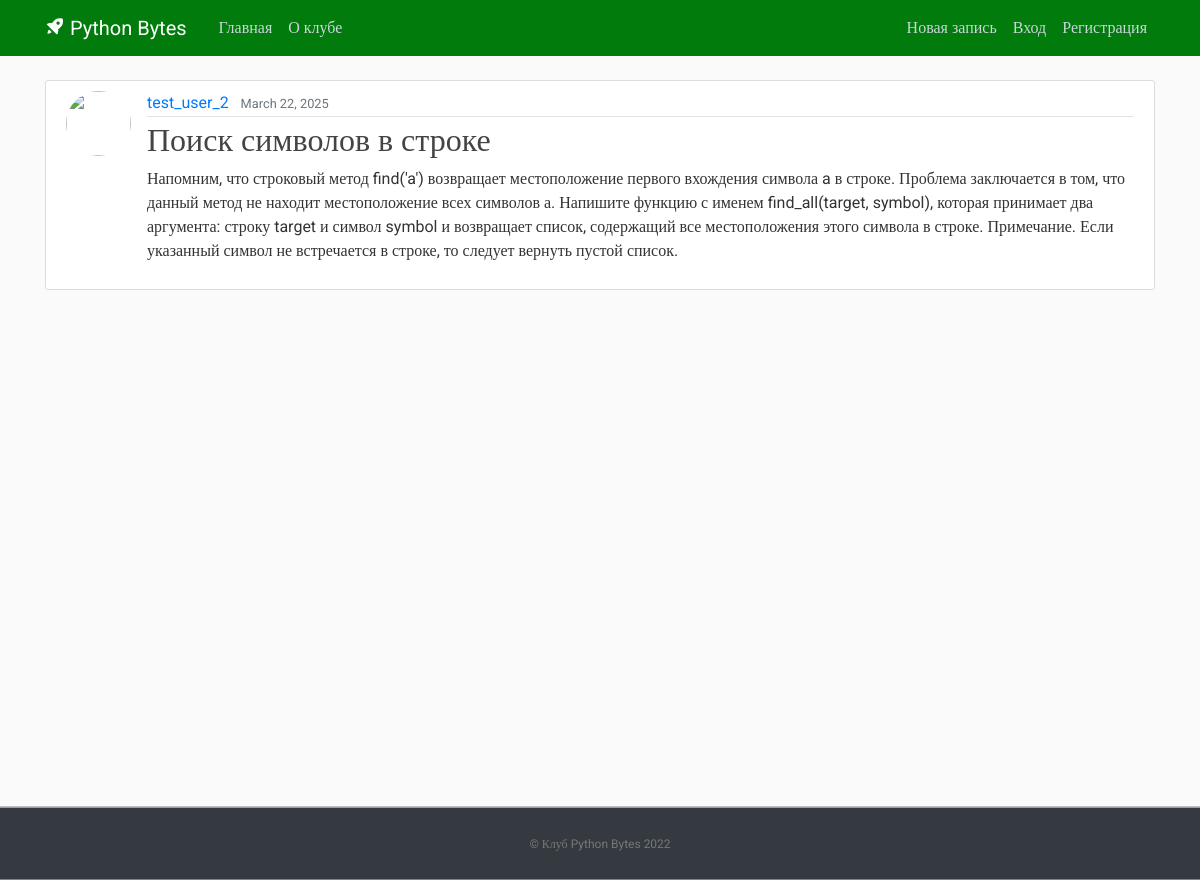
Screenshot of /post/9/ with the database file from the repository.
### blog/models.py (models this page shows, shortened)
class Post(models.Model):
    title = models.CharField(max_length=100)
    content = models.TextField()
    date_posted = models.DateTimeField(default=timezone.now)
    author = models.ForeignKey(User, on_delete=models.CASCADE)

### blog/views.py (the view)
# urls.py: path('post/<int:pk>/', PostDetailView.as_view(), name='post-detail'),
class PostDetailView(DetailView):
    model = Post

### blog/templates/blog/post_detail.html (shortened to what this page needs)
{% extends "blog/base.html" %}
{% block content %}
  <article class="media content-section">
    <img class="rounded-circle article-img" src="{{ object.author.profile.image.url }}">
    <div class="media-body">
      <div class="article-metadata">
        <a class="mr-2" href="#">{{ object.author }}</a>
        <small class="text-muted">{{ object.date_posted|date:"F d, Y" }}</small>
      </div>
      <h2 class="article-title">{{ object.title }}</h2>
      <p class="article-content">{{ object.content }}</p>
    </div>
  </article>
{% endblock content %}

### blog/templates/blog/base.html (shortened to what this page needs)
{% load static %}
<!DOCTYPE html>
<html>
<head>
     <link rel="stylesheet" href="https://maxcdn.bootstrapcdn.com/bootstrap/4.0.0/css/bootstrap.min.css">
     <link rel="stylesheet" type="text/css" href="{% static 'blog/main.css' %}">
     <link href='https://unpkg.com/boxicons@2.1.2/css/boxicons.min.css' rel='stylesheet'>
</head>
<body>
    <header class="site-header">
      <nav class="navbar navbar-expand-md navbar-dark bg-blue fixed-top">
        <div class="container">
          <a class="navbar-brand mr-4" href="{% url 'blog-home' %}"><i class='bx bxs-rocket bx-tada-hover'></i> Python Bytes</a>
          <div class="collapse navbar-collapse" id="navbarToggle">
            <div class="navbar-nav mr-auto">
              <a class="nav-item nav-link " href="{% url 'blog-home' %}">Главная</a>
              <a class="nav-item nav-link" href="{% url 'blog-about' %}">О клубе</a>
            </div>
            <div class="navbar-nav">
              <a class="nav-item nav-link" href="{% url 'post-create' %}">Новая запись</a>
              {% if user.is_authenticated %}
                <a class="nav-item nav-link" href="{% url 'profile' %}">Профиль</a>
                <form method="post" action="{% url 'logout' %}">
                  {% csrf_token %}
                  <button type="submit" class="btn btn-success">Выход</button>
                </form>
              {% else %}
                <a class="nav-item nav-link" href="{% url 'login' %}">Вход</a>
                <a class="nav-item nav-link" href="{% url 'register' %}">Регистрация</a>
              {% endif %}
            </div>
          </div>
        </div>
      </nav>
    </header>
    <main role="main" class="container">
          {% block content %}{% endblock %}
    </main>
    <footer class="text-center bg-dark">
      <p><a href="{% url 'blog-home' %}">© Клуб Python Bytes 2022</a></p>
    </footer>
</body>
</html>

### blog/static/blog/main.css (style rules this page uses)
body, html { height:100%; width: 100%; }
body { margin:0; padding:0; background: #fafafa; color: #333333; margin-top: 5rem; font-family:Roboto; }
h1, h2, h3, h4, h5, h6 { color: #444444; }
.bg-blue { background-color: #007b0c; }
.site-header .navbar-nav .nav-link { color: #cbd5db; }
.content-section { background: #ffffff; padding: 10px 20px; border: 1px solid #dddddd; border-radius: 3px; margin-bottom: 20px; }
.article-title { color: #444444; }
.article-content { white-space: pre-line; }
.article-img { height: 65px; width: 65px; margin-right: 16px; }
.article-metadata { padding-bottom: 1px; margin-bottom: 4px; border-bottom: 1px solid #e3e3e3 }
footer { position: sticky!important; top: 100%; padding-top:25px; padding-bottom:25px; border-top:1px solid #ddd; }
footer p { margin:2px; text-align:center; padding:0 40px; color:#fff; font-size:12px; }
footer a { color:#777 }

### rows the page displays
Post: author "test_user_2", date_posted "March 22, 2025", title "Поиск символов в строке", content "Напомним, что строковый метод find('a') возвращает местоположение первого вхождения символа a в строке. Проблема заключается в том, что данный метод не находит местоположение всех символов а. Напишите функцию с именем find_all(target, symbol), которая принимает два аргумента: строку target и символ symbol и возвращает список, содержащий все местоположения этого символа в строке. Примечание. Если указанный символ не встречается в строке, то следует вернуть пустой список."
